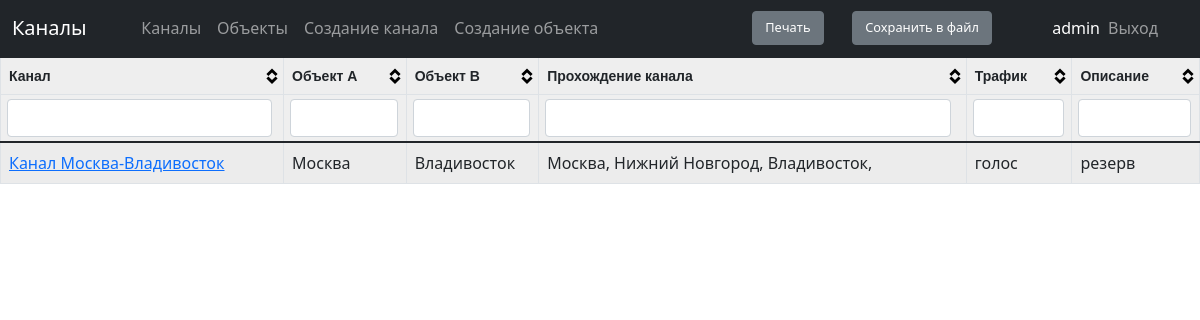
Before: /scheme/channels (signed in) with the older database file.
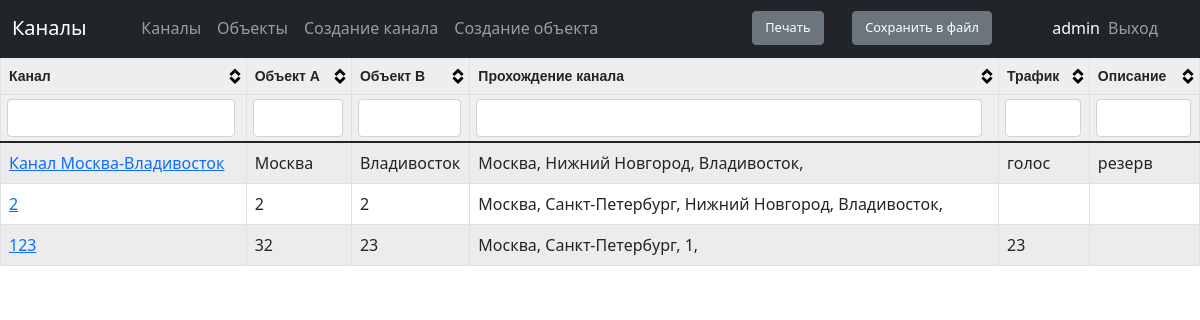
After: the same page with the newer database file.
### scheme/models.py (models this page shows, shortened)
class Channels(models.Model):
    channel_name = models.CharField(max_length=300, unique=True, verbose_name='Наименование канала')
    object_a = models.CharField(max_length=100, verbose_name='Объект А')
    object_b = models.CharField(max_length=100, verbose_name='Объект Б')
    traffic = models.CharField(max_length=30, verbose_name='Трафик', blank=True)
    description = models.CharField(max_length=3000, verbose_name='Описание', blank=True)
    equipment_connect = models.ManyToManyField ('Equipment',
                        related_name='equipmentcon', verbose_name='Оборудование')
    class Meta:
            verbose_name = 'Канал'
            verbose_name_plural = 'Каналы'

class Locations(models.Model):
    location = models.CharField(max_length=100, unique=True, verbose_name='Название объекта')
    address = models.CharField(max_length=300, verbose_name='Адрес объекта', blank=True)
    class Meta:
        verbose_name = 'Объекты'
        verbose_name_plural = 'Объекты'
    def __str__(self):
        return self.location

### scheme/views.py (the view)
# urls.py: path('channels', permission_required('scheme.view_channels')(views.ChannelsView), name='url_channels'),
def ChannelsView(request):
    channels= Channels.objects.all()
    context_object_name = 'channels'
    return render (request, 'scheme/channels.html',{'channels': channels})

### scheme/templates/scheme/channels.html (shortened to what this page needs)
{% extends 'main/index.html' %}
{% block title %} Каналы {% endblock %}
{% block content %}
  <table id='tblData'>
        <thead>
            <th>Канал</th>
            <th>Объект А</th>
            <th>Объект B</th>
            <th>Прохождение канала</th>
            <th>Трафик</th>
            <th>Описание</th>
        </thead>
        <tbody>
        {% for i in channels %}
        <tr>
            <td><a href="{% url 'url_channel_detail_view' i.id %}">{{i.channel_name}}</a></td>
            <td>{{i.object_a}}</td>
            <td>{{i.object_b}}</td>
            <td>
            {% regroup i.equipment_connect.all by locations_connect as locations_list %}
                {% for locations_connect in locations_list %}
                {{ locations_connect.grouper }},
                {%endfor%}
            </td>
            <td>{{i.traffic}}</td>
            <td>{{i.description}}</td>
        </tr>
        {%endfor%}
        </tbody>
    </table>
{% endblock%}

Changed rows visible on the page:
added Channels: channel_name "2", object_a "2", object_b "2", Locations (grouper "Москва"), Locations (grouper "Нижний Новгород"), Locations (grouper "Владивосток")
now on this page (row unchanged): Locations: grouper "Санкт-Петербург"
added Channels: channel_name "123", object_a "32", object_b "23", traffic "23", Locations (grouper "Москва")
added Locations: grouper "1", shown under "123"
